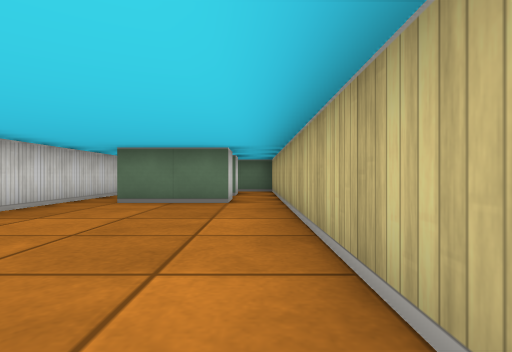
View 1 (above)

19 first-person views from a walk through a cub3D level. The camera is about half as high as the walls, looks level and sees 80° across. The floor is counted in squares. Each view is taken from the middle of a square. On the plan, view 1 faces up. The plan holds only what a view shows up to about 9 squares ahead; the rest is blank.

View 2
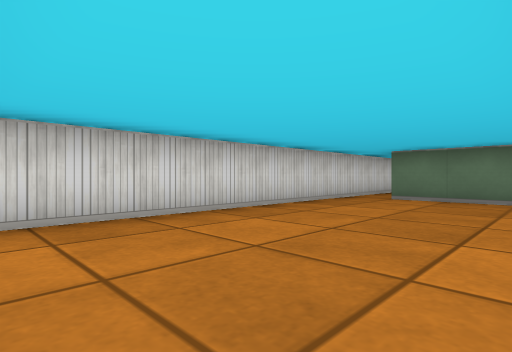

View 3
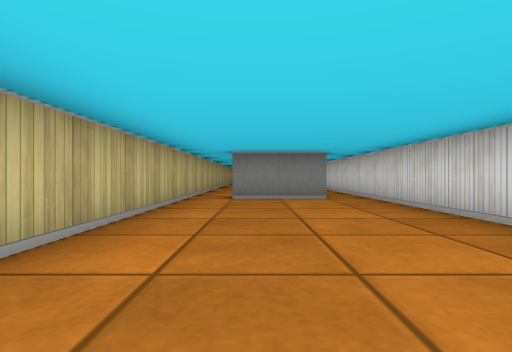

View 4
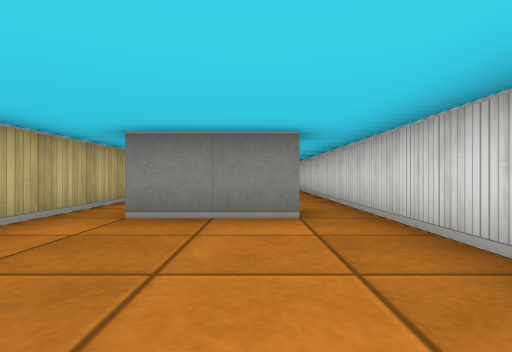

View 5
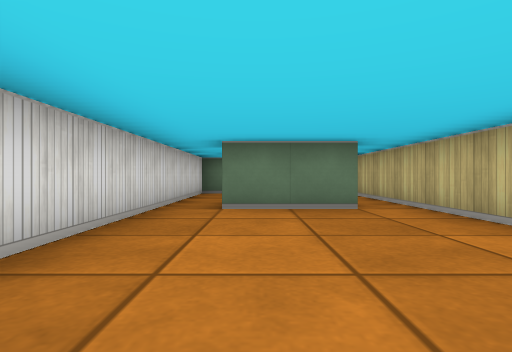

View 6
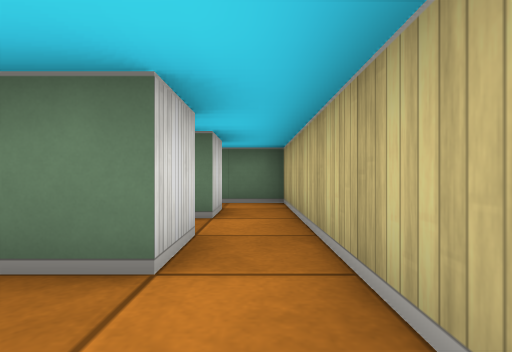

View 7
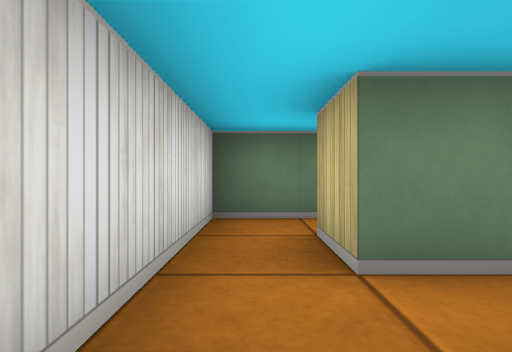

View 8
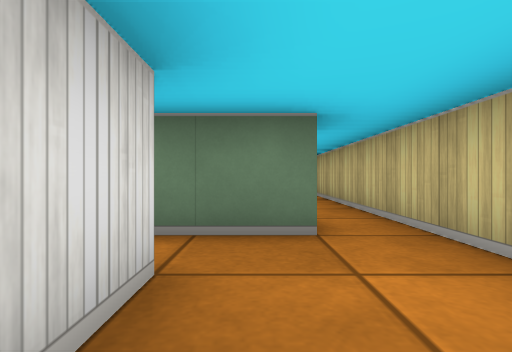

View 9
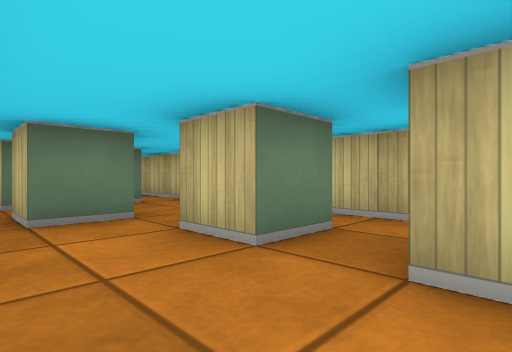

View 10
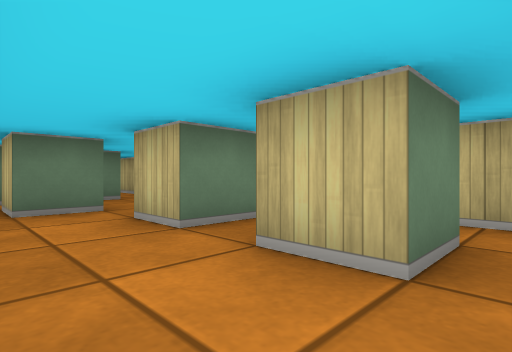

View 11
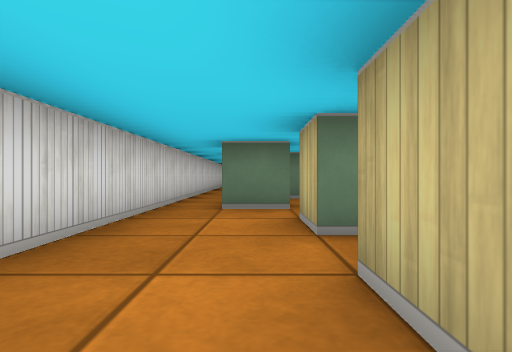

View 12
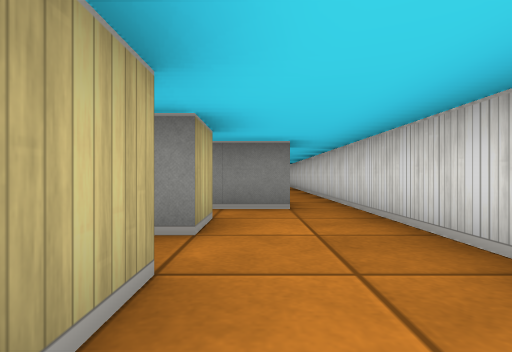

View 13
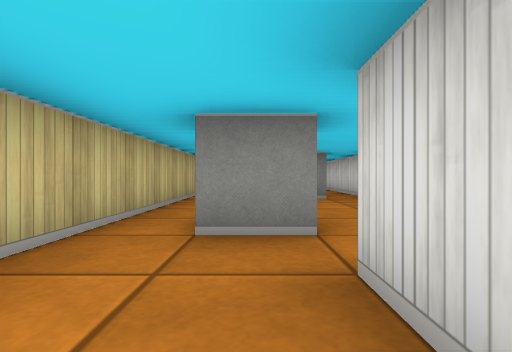

View 14
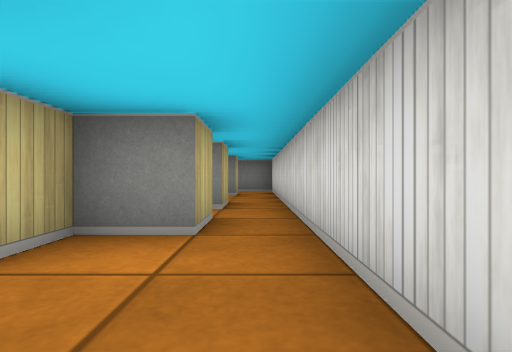

View 15
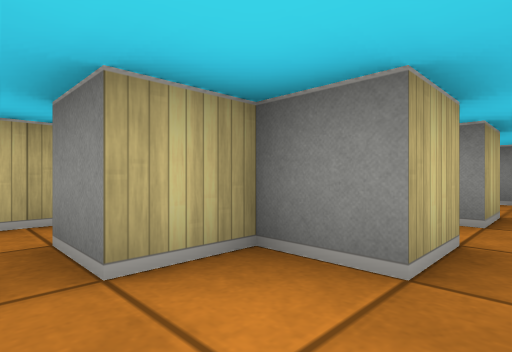

View 16
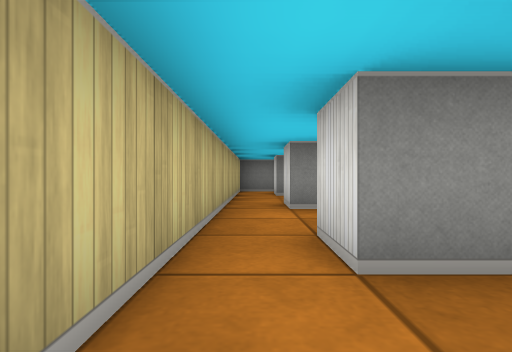

View 17
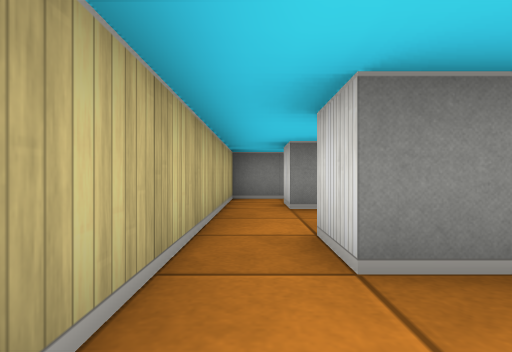

View 18
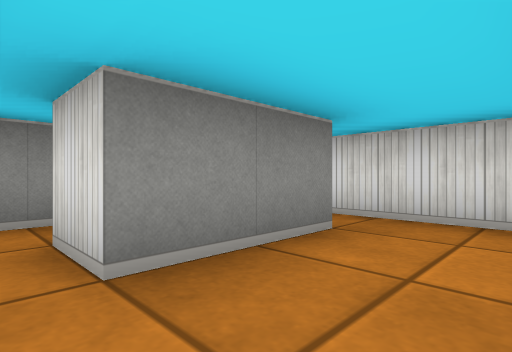

View 19
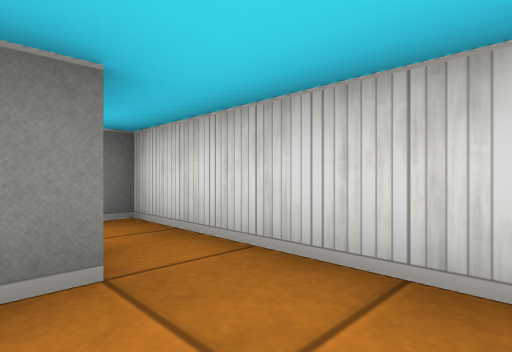

### Floor plan
Points are (right, up) in squares from view 1. A wall is a line through its corners. A room is listed if a view was taken in it or the views show most of it. See-through windows are left out.
Room 1 (views 1, 2, 3, 4, 5, 6)
walls: (-2.6, -1.5) (-0.5, -1.5); (-3.5, 5.5) (-3.5, -1.5); (-0.5, 6.5) (-0.5, 5.5) (-2.5, 5.5); (0.5, -2.5) (0.5, 6.5)
ways out: opening at (-3, 6) to room 2; opening at (0, -2) to room 10; opening at (0, 6) to room 11; opening at (-3, -2)
Room 2 (view 7)
walls: (-0.5, 7.5) (-2.5, 7.5) (-2.5, 8.5); (-3.5, 8.5) (-3.5, 5.5)
ways out: opening at (-3, 6) to room 1; opening at (-3, 8) to room 8; opening at (-1.5, 7) to room 11
Room 3 (views 8, 9, 10, 11, 12, 13)
walls: (-0.4, -9.5) (-1.5, -9.5) (-1.5, -8.5) (-0.5, -8.5); (-1.5, -6.5) (-1.5, -7.5) (-2.5, -7.5) (-2.5, -6.5); (-0.5, -11.5) (-1.5, -11.5) (-1.5, -10.5); (-2.6, -12.5) (-1.2, -12.5); (0.5, -6.2) (0.5, -4.5); (-3.5, -5.5) (-3.5, -12.5); (-0.4, -5.5) (-2.5, -5.5); (0.5, -12.5) (0.5, -7.8)
ways out: opening at (-3, -13) to room 4; opening at (0, -13) to room 4; opening at (0, -5) to room 10; opening at (-3, -5)
Room 4 (views 14, 15, 16, 17)
walls: (-2.5, -16.5) (-2.5, -15.5) (-1.5, -15.5) (-1.5, -14.5) (-0.5, -14.5) (-0.5, -15.5); (-2.5, -17.5) (-0.5, -17.5); (-3.5, -12.5) (-3.5, -17.5); (0.5, -16.5) (0.5, -12.5)
ways out: opening at (-3, -13) to room 3; opening at (0, -13) to room 3; opening at (-3, -18) to room 6; opening at (-1.5, -17) to room 12; opening at (0, -15.5) to room 12
Room 5 (view 18)
walls: (-0.5, -17.5) (-0.5, -18.5); (0.5, -20.5) (0.5, -17.5)
ways out: opening at (-1.5, -19.5) to room 6; opening at (0, -21) to room 9; opening at (0, -18) to room 12
Room 6 (view 19)
walls: (-2.5, -18.5) (-2.5, -17.5); (-2.5, -20.5) (-0.5, -20.5); (-3.5, -17.5) (-3.5, -20.5)
ways out: opening at (-3, -18) to room 4; opening at (-1.5, -19.5) to room 5; opening at (-3, -21) to room 7
Room 7 (no view inside)
walls: (-2.5, -21.1) (-2.5, -20.5); (-3.5, -20.5) (-3.5, -22.5)
ways out: opening at (-3, -21) to room 6; opening at (-1.5, -22) to room 9
Room 8 (no view inside)
walls: (-2.2, 9.5) (-3.5, 9.5) (-3.5, 8.5)
ways out: opening at (-3, 8) to room 2; opening at (-1.5, 9) to room 13
Room 9 (no view inside)
walls: (-0.5, -20.5) (-0.5, -21.5); (-0.8, -22.5) (0.5, -22.5) (0.5, -20.5)
ways out: opening at (0, -21) to room 5; opening at (-1.5, -22) to room 7
Room 10 (no view inside)
walls: (0.5, -4.5) (0.5, -2.5)
ways out: opening at (0, -2) to room 1; opening at (0, -5) to room 3
Room 11 (no view inside)
walls: (-0.5, 8.5) (-0.5, 7.5); (0.5, 6.5) (0.5, 8.5)
ways out: opening at (0, 6) to room 1; opening at (-1.5, 7) to room 2; opening at (0, 8) to room 13
Room 12 (no view inside)
walls: (0.5, -17.5) (0.5, -16.5)
ways out: opening at (-1.5, -17) to room 4; opening at (0, -15.5) to room 4; opening at (0, -18) to room 5
Room 13 (no view inside)
walls: (0.5, 8.5) (0.5, 9.5) (-0.6, 9.5)
ways out: opening at (-1.5, 9) to room 8; opening at (0, 8) to room 11

Positions as (right, up) in squares from view 1, and headings:
1: (0, 0), facing up
2: (0, -1), facing up-left
3: (-1, 5), facing down
4: (-2, 2), facing down
5: (-2, 1), facing up
6: (0, 4), facing up
7: (-3, 6), facing up
8: (-1, -8), facing up
9: (-3, -11), facing up-right
10: (-3, -12), facing up-right
11: (-2, -12), facing up
12: (-2, -8), facing down
13: (-1, -6), facing down
14: (-3, -13), facing down
15: (-3, -14), facing down-right
16: (0, -13), facing down
17: (0, -16), facing down
18: (0, -19), facing down-left
19: (-2, -19), facing down-left
